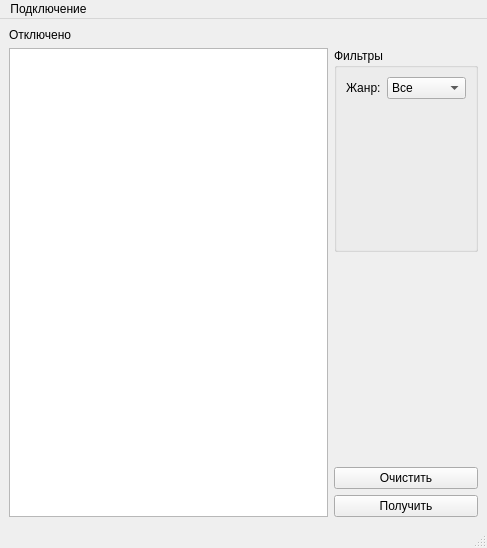
<?xml version="1.0" encoding="UTF-8"?>
<ui version="4.0">
 <class>MainWindow</class>
 <widget class="QMainWindow" name="MainWindow">
  <property name="geometry">
   <rect>
    <x>0</x>
    <y>0</y>
    <width>487</width>
    <height>548</height>
   </rect>
  </property>
  <property name="sizePolicy">
   <sizepolicy hsizetype="Preferred" vsizetype="Expanding">
    <horstretch>0</horstretch>
    <verstretch>0</verstretch>
   </sizepolicy>
  </property>
  <property name="windowTitle">
   <string>MainWindow</string>
  </property>
  <widget class="QWidget" name="centralwidget">
   <layout class="QGridLayout" name="gridLayout">
    <item row="2" column="2">
     <spacer name="verticalSpacer">
      <property name="orientation">
       <enum>Qt::Vertical</enum>
      </property>
      <property name="sizeType">
       <enum>QSizePolicy::Minimum</enum>
      </property>
      <property name="sizeHint" stdset="0">
       <size>
        <width>20</width>
        <height>40</height>
       </size>
      </property>
     </spacer>
    </item>
    <item row="3" column="2">
     <widget class="QPushButton" name="pb_clear">
      <property name="sizePolicy">
       <sizepolicy hsizetype="Minimum" vsizetype="Maximum">
        <horstretch>0</horstretch>
        <verstretch>0</verstretch>
       </sizepolicy>
      </property>
      <property name="text">
       <string>Очистить</string>
      </property>
     </widget>
    </item>
    <item row="0" column="0">
     <widget class="QLabel" name="lb_statusConnect">
      <property name="sizePolicy">
       <sizepolicy hsizetype="Preferred" vsizetype="Maximum">
        <horstretch>0</horstretch>
        <verstretch>0</verstretch>
       </sizepolicy>
      </property>
      <property name="text">
       <string>Отключено</string>
      </property>
     </widget>
    </item>
    <item row="1" column="2">
     <widget class="QGroupBox" name="gb_filters">
      <property name="sizePolicy">
       <sizepolicy hsizetype="Preferred" vsizetype="Minimum">
        <horstretch>0</horstretch>
        <verstretch>0</verstretch>
       </sizepolicy>
      </property>
      <property name="title">
       <string>Фильтры</string>
      </property>
      <layout class="QFormLayout" name="formLayout">
       <item row="0" column="0">
        <widget class="QLabel" name="lb_category">
         <property name="text">
          <string>Жанр:</string>
         </property>
        </widget>
       </item>
       <item row="0" column="1">
        <widget class="QComboBox" name="cb_category">
         <item>
          <property name="text">
           <string>Все</string>
          </property>
         </item>
         <item>
          <property name="text">
           <string>Комедия</string>
          </property>
         </item>
         <item>
          <property name="text">
           <string>Ужасы</string>
          </property>
         </item>
        </widget>
       </item>
      </layout>
     </widget>
    </item>
    <item row="4" column="2">
     <widget class="QPushButton" name="pb_request">
      <property name="sizePolicy">
       <sizepolicy hsizetype="Minimum" vsizetype="Maximum">
        <horstretch>0</horstretch>
        <verstretch>0</verstretch>
       </sizepolicy>
      </property>
      <property name="text">
       <string>Получить</string>
      </property>
     </widget>
    </item>
    <item row="1" column="0" rowspan="4">
     <widget class="QTableView" name="tv_result"/>
    </item>
   </layout>
  </widget>
  <widget class="QMenuBar" name="menubar">
   <property name="geometry">
    <rect>
     <x>0</x>
     <y>0</y>
     <width>487</width>
     <height>25</height>
    </rect>
   </property>
   <widget class="QMenu" name="menu">
    <property name="title">
     <string>Подключение</string>
    </property>
    <addaction name="act_addData"/>
    <addaction name="separator"/>
    <addaction name="act_connect"/>
   </widget>
   <addaction name="menu"/>
  </widget>
  <widget class="QStatusBar" name="statusbar"/>
  <action name="act_connect">
   <property name="text">
    <string>Подключиться</string>
   </property>
  </action>
  <action name="act_addData">
   <property name="text">
    <string>Ввести данные</string>
   </property>
  </action>
 </widget>
 <tabstops>
  <tabstop>cb_category</tabstop>
  <tabstop>pb_request</tabstop>
  <tabstop>pb_clear</tabstop>
  <tabstop>tv_result</tabstop>
 </tabstops>
 <resources/>
 <connections/>
</ui>
